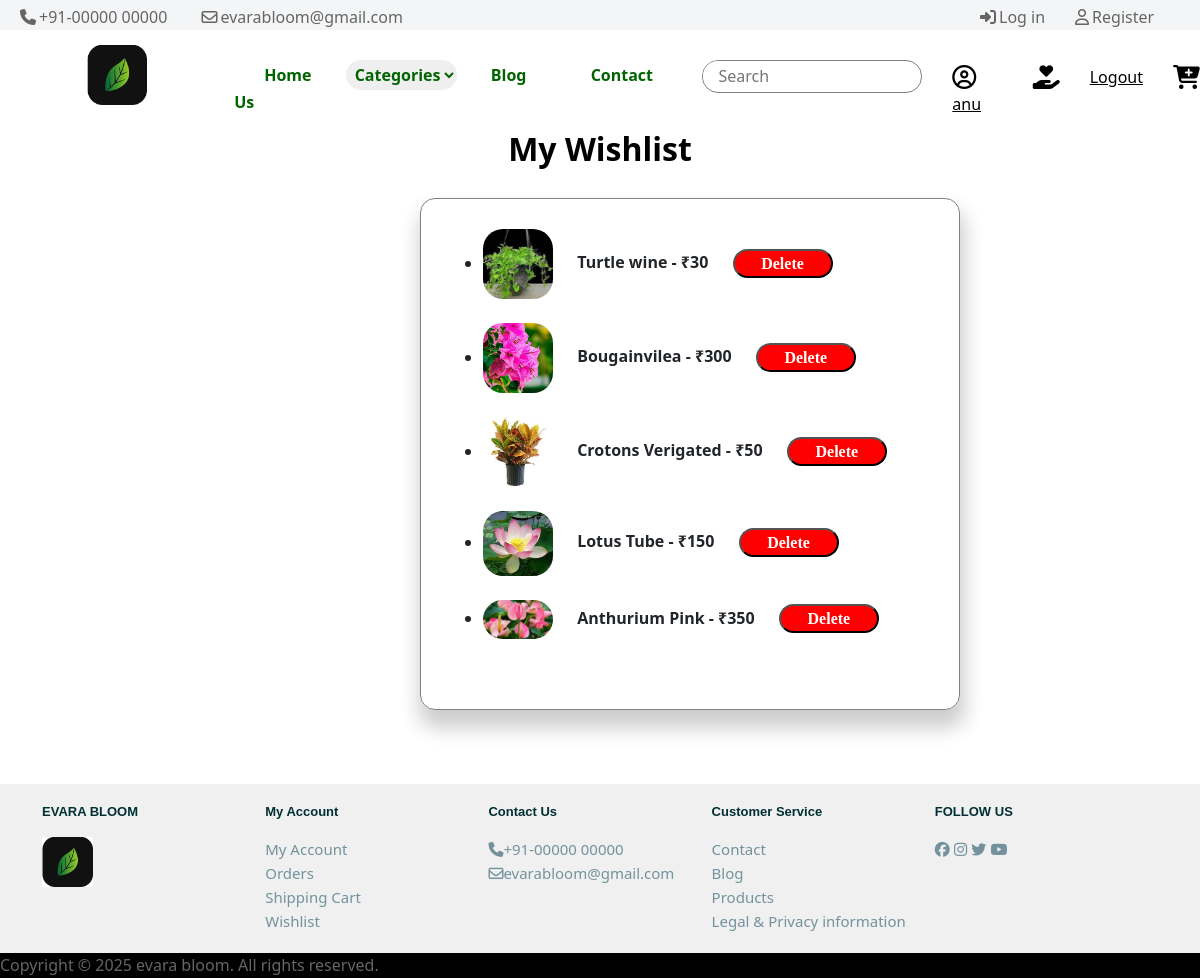
/wishlist/ (signed in), run on the app's committed database.
### home/models.py (models this page shows, shortened)
class Wishlist(models.Model):
    us = models.ForeignKey(User, on_delete=models.CASCADE)
    product = models.ForeignKey(Product, on_delete=models.CASCADE)
    added_at = models.DateTimeField(auto_now_add=True)
    class Meta:
        unique_together = ('us', 'product')

class Product(models.Model):
    title = models.CharField(max_length=30)
    amount = models.IntegerField()
    details = models.CharField(max_length=2000)
    image = models.ImageField(upload_to='picture',null=True,blank=True)
    ctry = models.ForeignKey(Category,on_delete=models.CASCADE, null=True, blank=True)
    us = models.ForeignKey(User,on_delete=models.CASCADE, null=True, blank=True)

### home/views.py (the view)
# urls.py: path('wishlist/', wishlist_view, name='wishlist_page'),
@login_required
def wishlist_view(request):
    wishlist_items = Wishlist.objects.filter(us=request.user)
    return render(request, 'wishlist.html', {'wishlist_items': wishlist_items})

### home/templates/wishlist.html (shortened to what this page needs)
{% extends 'base.html' %}
{% load static %}
{% block css %}
<link rel="stylesheet" href="{% static 'css/wishlist.css' %}">
<link rel="stylesheet" href="https://cdnjs.cloudflare.com/ajax/libs/font-awesome/6.7.2/css/all.min.css" />
<link href="https://cdn.jsdelivr.net/npm/bootstrap@5.3.3/dist/css/bootstrap.min.css" rel="stylesheet">
{% endblock %}
{% block content %}
<h2 class="wish">My Wishlist</h2>
<div class="content">
<ul>
    {% for item in wishlist_items %}
        <li>
            <img src="{{ item.product.image.url }}" alt="{{ item.product.name }}" width="70" class="imm">
            <strong>{{ item.product.title }} - ₹{{ item.product.amount }}</strong>
            <button class="remov"><a href="{% url 'remove_from_wishlist' item.product.id %}">Delete</a></button>
        </li>
        <br>
    {% endfor %}
</ul>
</div>
<br>
{% endblock %}

### home/templates/base.html (shortened to what this page needs)
{% load static %}
<!DOCTYPE html>
<html lang="en">
<head>
    <link rel="stylesheet" href="{% static 'css/base.css' %}">
    <link rel="stylesheet" href="https://cdnjs.cloudflare.com/ajax/libs/font-awesome/6.7.2/css/all.min.css" />
    {% block css %}
    {% endblock %}
</head>
<body>
    <nav class="nav1">
        <div class="nav11">
        <a href=""><i class="fa-solid fa-phone"></i>+91-00000 00000</a>
        <a href=""><i class="fa-regular fa-envelope"> </i>evarabloom@gmail.com</a>
        </div>
        <a href="/login"><i class="fa-solid fa-right-to-bracket"></i>Log in</a>
        <a href="/register"><i class="fa-regular fa-user"></i>Register</a>
    </nav>
 <nav class="nav2">
    <div class="nav21">
        <img src="{% static 'images/stamp.jpeg' %}" alt="" class="stamp">
    </div>
    <div class="nav22">
    <a href="/">Home</a>
    <select id="categorySelect" onchange="redirectToCategory()" class="catselect">
        <option value="">Categories</option>
    </select>
    <a href="/blog">Blog</a>
    <a href="/contact">Contact Us</a>
    </div>
    <div class="nav23">
        <div class="searchboxdiv">
        <form action="/search" class="searchform">
            <input type="search" name="s" id="" placeholder="Search" class="searchbox">
        </form>
        </div>
        {% if user.is_authenticated %}
        <a href="/profile"><i class="fa-regular fa-circle-user sign" ></i>{{user}}</a>
        <a href="/wishlist"><i class="fa-solid fa-hand-holding-heart sign"></i></a>
        <a href="/logout">Logout</a>
        {% else %}
        <a href="/login" class="atag"><i class="fa-regular fa-circle-user sign"></i></a>
        {% endif %}
        <a href="/cart"><i class="fa-solid fa-cart-plus sign"></i></a>
    </div>
 </nav>
    {% block content %}
    {% endblock %}
<div class="footer1">
    <div class="container text-center">
        <div class="row">
                <div class="col">
                    <h5>EVARA BLOOM</h5>
                    <a href=""><img src="{% static 'images/stamp.jpeg' %}" alt="" style="height: 50px; padding-left:20px;"></a><br>
                </div>
            <div class="col">
                <h5>My Account</h5>
                <a href="/login">My Account</a><br>
                <a href="">Orders</a><br>
                <a href="">Shipping Cart</a><br>
                <a href="">Wishlist</a>
             </div>
             <div class="col">
                <h5>Contact Us</h5>
                <a href=""><i class="fa-solid fa-phone"></i>+91-00000 00000</a><br>
                <a href=""><i class="fa-regular fa-envelope"> </i>evarabloom@gmail.com</a>
            </div>
            <div class="col">
                <h5>Customer Service</h5>
                <a href="/contact">Contact</a><br>
                <a href="/blog">Blog</a><br>
                <a href="/">Products</a><br>
                <a href="">Legal & Privacy information</a><br>
            </div>
            <div class="col">
                <h5>FOLLOW US</h5>
                <a href=""><i class="fa-brands fa-facebook"></i></a>
                <a href=""><i class="fa-brands fa-instagram"></i></a>
                <a href=""><i class="fa-brands fa-twitter"></i></a>
                <a href=""><i class="fa-brands fa-youtube"></i></a><br>
             </div>
        </div>
    </div>
    </div>
     <div class="footer2">
        <p>Copyright © 2025 evara bloom. All rights reserved.</p>
     </div>
    </body>
</html>

### home/static/css/base.css (style rules this page uses)
* { margin: 0; padding: 0; }
body { width: 100%; box-sizing: border-box; }
.nav1 { width: 100%; height: 30px; position: relative; background: #f4f5f6; font: inherit; display: flex; }
.nav11 { width: 80%; }
.nav1 a { padding-top:5px ; text-decoration: none; margin-right: 10px; color: rgb(102, 101, 101); padding-left: 20px; }
.nav11 { padding-top: 5px; }
.nav1 i { padding-right: 3px; }
.nav2 { height: 80px; display: flex; background-color:white; }
.nav21 { width: 20%; height: 50px; }
.stamp { width: 60px; height: 60px; display: block; margin: auto; margin-top: 15px; }
.nav22 { width: 40%; padding-top: 30px; }
.nav22 a { padding: 30px; text-decoration: none; font-weight: bold; color: darkgreen; cursor: pointer; }
.nav23 { padding-top: 30px; display: flex; }
.nav23 a { padding-left: 30px; padding-top: 5px; color: #000; }
.searchboxdiv { width: 230px; height:33px ; background-color: white; border: .5px solid grey ; border-radius: 16px; display: flex; }
.searchbox { height: 30px; width: 200px; border-radius: 15px; border: none; outline: none; padding-left: 5px; }
::placeholder { text-align:justify; padding-left: 10px; }
.sign { font-size:x-large; }
.catselect { color:darkgreen; font-weight: bold; height: 30px; padding-left: 5px; outline: none; border: .5px grey ; border-radius: 15px; }
.footer1 { background-color: #f0f0f0; width: 100%; padding-bottom: 20px; }
.text-center { background-color: #f0f0f0; justify-content: space-evenly; width: 1440px; }
.container .row { display: flex; width: 100%; justify-content: space-evenly; row-gap: 10px; padding-top: 20px; text-align:left; }
.container .row a { text-decoration: none; cursor: pointer; font-size: 15px; font-weight: 400; color: #73929d; }
.container .row h5 { color:#003034 ; padding-bottom: 10px; font-weight:bolder; font-size: small; font-family: Arial, Helvetica, sans-serif; }
.container .row img { margin-left: -20px; }
.footer2 { width: 100%; height: 25px; background-color: black; color: rgb(102, 101, 101); }

### home/static/css/wishlist.css (style rules this page uses)
* { margin: 0; padding: 0; }
body { width: 100%; box-sizing: border-box; }
.wish { padding-top: 20px; color:black; font-weight: bolder; text-align: center; }
.content { border: .5px solid gray; width: 540px; margin-left: 420px; padding: 30px; margin-bottom: 50px; margin-top: 30px; box-shadow: 2px 15px 20px 3px rgba(0, 0, 0, 0.2); box-sizing: border-box; border-radius: 15px; }
.imm { border-radius: 20px; margin-right: 20px; }
.remov { width: 100px; color: white; margin-left: 20px; background-color: red; border-radius: 40px; }
.remov a { text-decoration: none; color: white; font-family: Georgia, 'Times New Roman', Times, serif; font-weight: bold; }

### data on the page
Wishlist: product.image (picture), product "Turtle wine", product.amount "30"
Wishlist: product.image (picture), product "Bougainvilea", product.amount "300"
Wishlist: product.image (picture), product "Crotons Verigated", product.amount "50"
Wishlist: product.image (picture), product "Lotus Tube", product.amount "150"
Wishlist: product.image (picture), product "Anthurium Pink", product.amount "350"

### other printed values
{{ user }} "anu"
